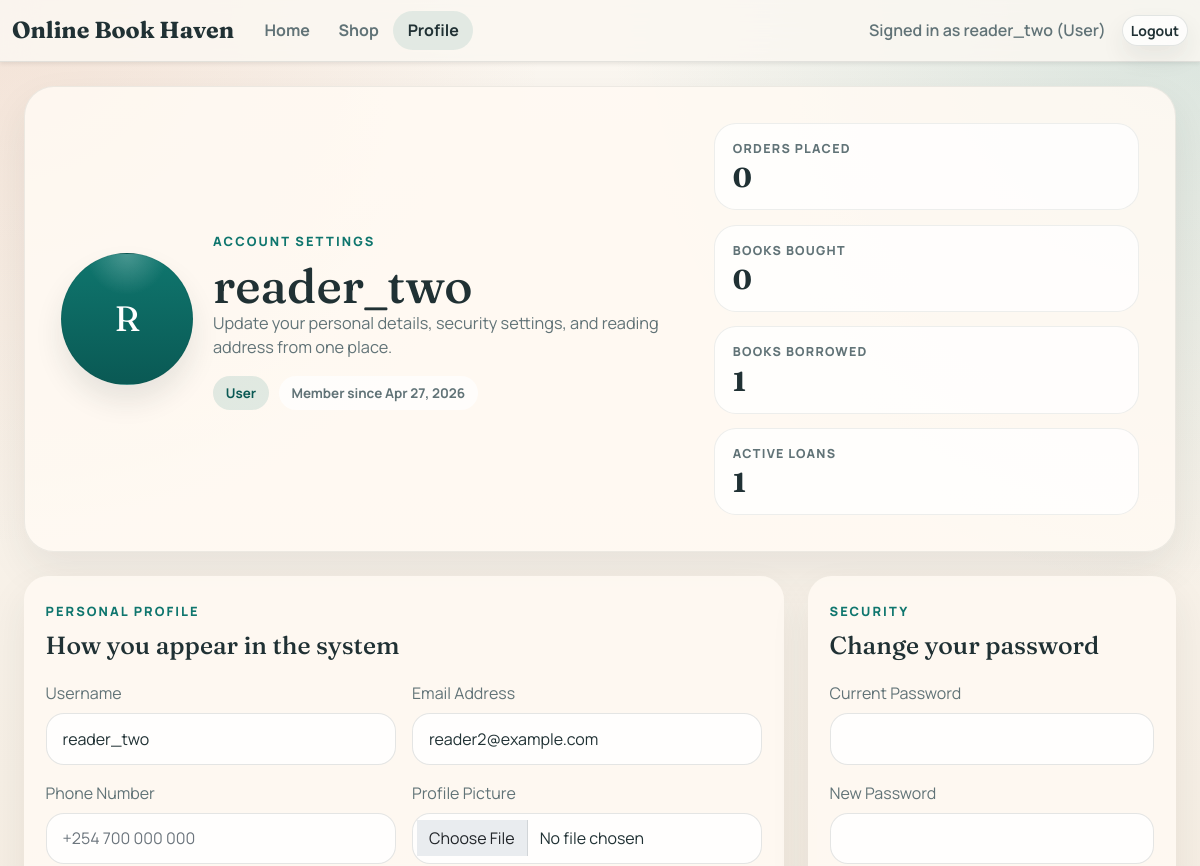
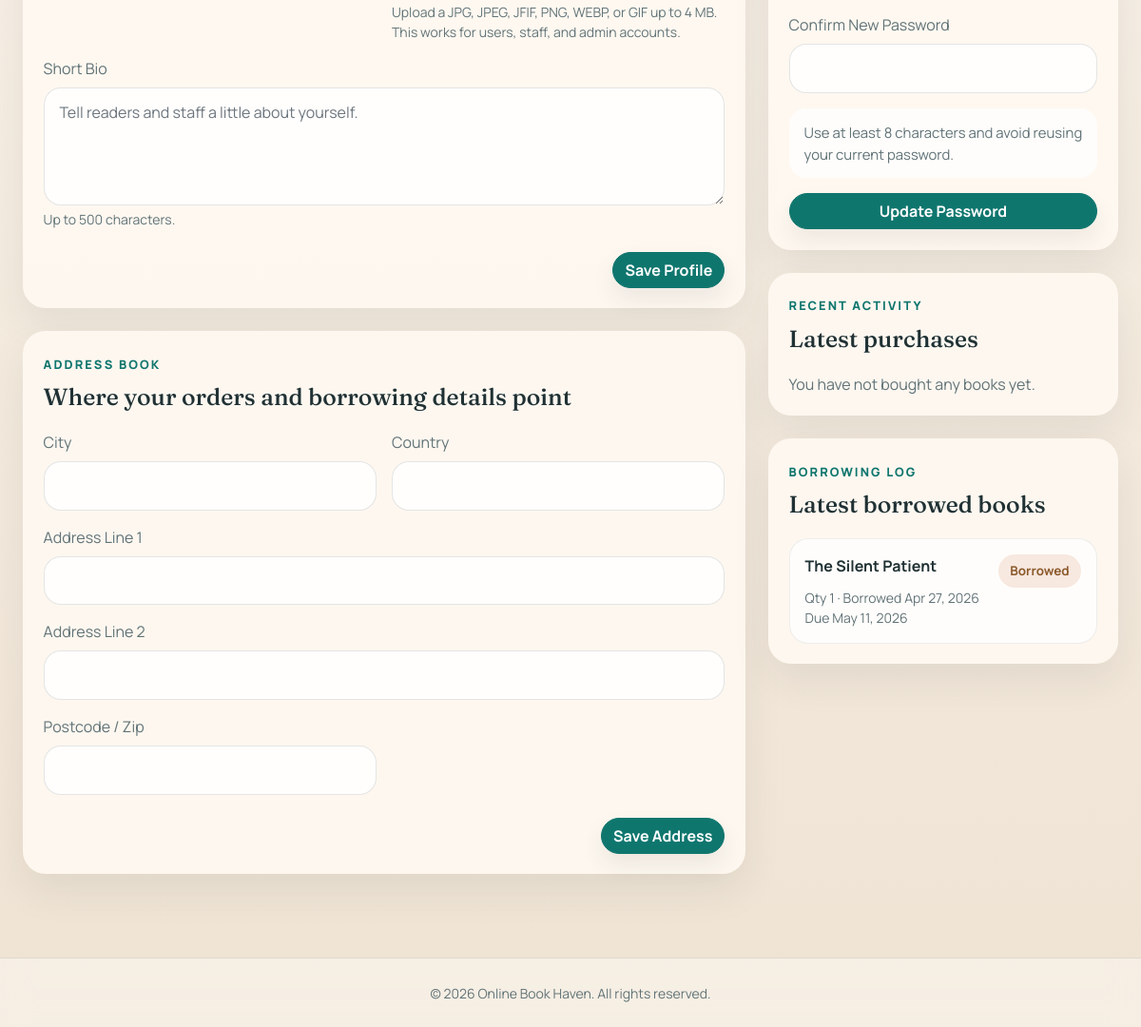
Screenshot of /user-profile.php (signed in) with the database file from the repository (2 pictures, top to bottom).
### tables this page shows
CREATE TABLE IF NOT EXISTS users (
    user_id BIGINT UNSIGNED NOT NULL AUTO_INCREMENT,
    username VARCHAR(50) NOT NULL,
    email VARCHAR(100) NOT NULL,
    role ENUM('admin', 'staff', 'user') NOT NULL DEFAULT 'user',
    phone_number VARCHAR(30) DEFAULT NULL,
    profile_image VARCHAR(255) DEFAULT NULL,
    bio TEXT DEFAULT NULL,
    pwd TEXT NOT NULL,
    created_at TIMESTAMP NULL DEFAULT CURRENT_TIMESTAMP,
    is_delete TINYINT(1) DEFAULT 0,
    PRIMARY KEY (user_id),
    UNIQUE KEY username (username),
    UNIQUE KEY email (email)
);

CREATE TABLE IF NOT EXISTS borrowings (
    borrowing_id BIGINT UNSIGNED NOT NULL AUTO_INCREMENT,
    user_id BIGINT UNSIGNED NOT NULL,
    book_id BIGINT UNSIGNED NOT NULL,
    quantity INT NOT NULL DEFAULT 1,
    borrowed_at TIMESTAMP NULL DEFAULT CURRENT_TIMESTAMP,
    due_date DATE DEFAULT NULL,
    returned_at DATE DEFAULT NULL,
    status ENUM('borrowed', 'returned', 'overdue') NOT NULL DEFAULT 'borrowed',
    notes VARCHAR(255) DEFAULT NULL,
    is_delete TINYINT(1) NOT NULL DEFAULT 0,
    PRIMARY KEY (borrowing_id),
    KEY idx_borrowings_user (user_id),
    KEY idx_borrowings_book (book_id),
    KEY idx_borrowings_status (status)
);

### user-profile.php (the view, shortened to what the rows shown need)
<?php
require_once __DIR__ . '/user.php';
$currentUser = require_login();
function profile_format_date(?string $value): string
{
    $timestamp = strtotime($value);
    return date('M j, Y', $timestamp);
}
function profile_initials(string $name): string
{
    $parts = preg_split('/\s+/', trim($name)) ?: [];
    $letters = '';
    foreach ($parts as $part) {
        if ($part !== '') {
            $letters .= strtoupper($part[0]);
        }
    }
    return $letters !== '' ? $letters : 'OB';
}
$profileStmt = $conn->prepare(
    'SELECT user_id, username, email, role, phone_number, profile_image, bio, pwd, created_at
     FROM users
     WHERE user_id = ? AND is_delete = 0
     LIMIT 1'
);
$profileStmt->bind_param('i', $currentUser['uid']);
$profileStmt->execute();
$profileUser = $profileStmt->get_result()->fetch_assoc();
$username = (string) $profileUser['username'];
$email = (string) $profileUser['email'];
$profileImage = (string) ($profileUser['profile_image'] ?? '');
try {
    $recentBorrowings = db_call_all($conn, 'CALL sp_get_profile_recent_borrowings(?, ?)', 'ii', [(int) $currentUser['uid'], 4]);
} catch (Throwable $exception) {
    $recentPurchases = [];
    $recentBorrowings = [];
}
$profileRole = ucfirst((string) ($profileUser['role'] ?? 'user'));
$profileInitials = profile_initials($username);
$profileImageAlt = $username . ' profile photo';
$memberSince = profile_format_date((string) ($profileUser['created_at'] ?? ''));
require_once __DIR__ . '/header.php';
?>
<main class="profile-shell">
    <div class="container-fluid px-4 py-4">
        <section class="profile-hero-card mb-4">
            <div class="profile-hero-main">
                <div class="profile-avatar-wrap">
                    <?php if ($profileImage !== ''): ?>
                        <img class="profile-avatar" src="<?= htmlspecialchars($profileImage) ?>" alt="<?= htmlspecialchars($profileImageAlt) ?>">
                    <?php else: ?>
                        <div class="profile-avatar profile-avatar-fallback"><?= htmlspecialchars($profileInitials) ?></div>
                    <?php endif; ?>
                </div>
                <div>
                    <span class="profile-kicker">Account settings</span>
                    <h1><?= htmlspecialchars($username) ?></h1>
                    <p class="profile-hero-copy mb-0">Update your personal details, security settings, and reading address from one place.</p>
                    <div class="profile-badges mt-3">
                        <span class="profile-pill"><?= htmlspecialchars($profileRole) ?></span>
                        <span class="profile-pill is-muted">Member since <?= htmlspecialchars($memberSince) ?></span>
                    </div>
                </div>
            </div>
        </section>
        <div class="row g-4">
            <div class="col-xl-8">
                <div class="profile-panel card border-0 mb-4">
                    <div class="card-header border-0">
                        <h2 class="profile-section-title">How you appear in the system</h2>
                    </div>
                    <div class="card-body">
                        <form method="post" enctype="multipart/form-data">
                            <div class="row g-3">
                                <div class="col-md-6">
                                    <label class="form-label" for="username">Username</label>
                                    <input class="form-control" id="username" type="text" name="username" value="<?= htmlspecialchars($username) ?>" required>
                                </div>
                                <div class="col-md-6">
                                    <label class="form-label" for="email">Email Address</label>
                                    <input class="form-control" id="email" type="email" name="email" value="<?= htmlspecialchars($email) ?>" required>
                                </div>
                            </div>
                        </form>
                    </div>
                </div>
                <div class="profile-panel card border-0">
                    <div class="card-header border-0">
                        <h2 class="profile-section-title">Where your orders and borrowing details point</h2>
                    </div>
                </div>
            </div>
            <div class="col-xl-4">
                <div class="profile-panel card border-0 mb-4">
                    <div class="card-header border-0">
                        <h2 class="profile-section-title">Change your password</h2>
                    </div>
                </div>
                <div class="profile-panel card border-0 mb-4">
                    <div class="card-header border-0">
                        <h2 class="profile-section-title">Latest purchases</h2>
                    </div>
                </div>
                <div class="profile-panel card border-0">
                    <div class="card-header border-0">
                        <h2 class="profile-section-title">Latest borrowed books</h2>
                    </div>
                    <div class="card-body">
                        <?php if ($recentBorrowings !== []): ?>
                            <div class="profile-activity-list">
                                <?php foreach ($recentBorrowings as $borrowing): ?>
                                    <div class="profile-activity-item">
                                        <div class="d-flex justify-content-between gap-2 align-items-start">
                                            <strong><?= htmlspecialchars((string) $borrowing['title']) ?></strong>
                                            <span class="profile-pill is-status"><?= htmlspecialchars(ucfirst((string) $borrowing['status'])) ?></span>
                                        </div>
                                        <div class="text-muted small">Qty <?= (int) $borrowing['quantity'] ?> · Borrowed <?= htmlspecialchars(profile_format_date((string) $borrowing['borrowed_at'])) ?></div>
                                        <div class="text-muted small">Due <?= $borrowing['due_date'] !== null ? htmlspecialchars(profile_format_date((string) $borrowing['due_date'])) : 'Not set' ?></div>
                                    </div>
                                <?php endforeach; ?>
                            </div>
                        <?php else: ?>
                            <p class="text-muted mb-0">You have not borrowed any books yet.</p>
                        <?php endif; ?>
                    </div>
                </div>
            </div>
        </div>
    </div>
</main>
<?php require_once __DIR__ . '/footer.php'; ?>

### rows the page displays
users: username "R", username "reader_two", role "User", created_at "Apr 27, 2026", email "reader2@example.com"
borrowings: title "The Silent Patient", status "Borrowed", quantity "1", borrowed_at "Apr 27, 2026", due_date "May 11, 2026"

### other values shown
$sessionUser['username'] "reader_two"
$sessionUser['role'] "User"
$purchaseSummary['total_orders'] "0"
$purchaseSummary['books_bought'] "0"
$borrowSummary['books_borrowed'] "1"
$borrowSummary['active_loans'] "1"
